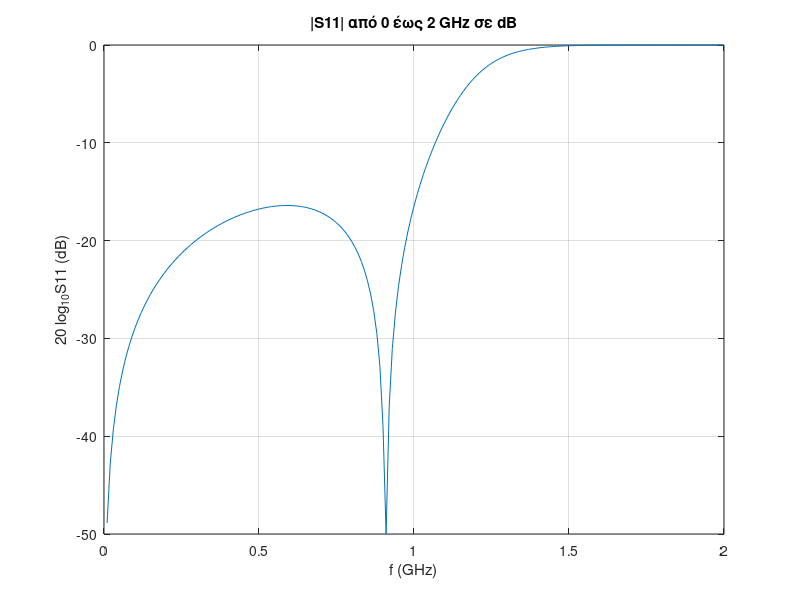

The MATLAB source for this figure:

    
    Z01 = 101.6;
    Z0s1 = 98.45;
    Z0s2 = 43.6;

    f0 = 1e9;
    Z0 = 50;

    f = 0.01e9 : 0.01e9 : 2e9;
    N = size(f,2); 
    betaL = 2*pi*(1/8)*f/f0; 

    
    Zstub1 = Z0s1 ./ (1j.*tan(betaL));
    ZA = (Z0.*Zstub1) ./ (Z0 + Zstub1);

    ZlineB = Z01 .* ((ZA+1j*Z01.*tan(betaL)) ./ (Z01+1j*ZA.*tan(betaL)));
    Zstub2 = Z0s2 ./ (1j.*tan(betaL));
    ZB = (ZlineB.*Zstub2) ./ (ZlineB + Zstub2);

    ZlineC = Z01 .* ((ZB+1j*Z01.*tan(betaL)) ./ (Z01+1j*ZB.*tan(betaL)));
    Zstub3 = Z0s1 ./ (1j.*tan(betaL));
    Zin = (ZlineC.*Zstub3) ./ (ZlineC + Zstub3);


    S11 = abs((Zin - Z0) ./ (Zin + Z0));
    S11dB = 20*log10(S11);
    S11_pass = abs(S11(1:(N/2)));
    S11_cutoff = abs(S11((N/2+1:N)));
    
%    S = sum(S11_pass)/(N/2);

    S11dB(S11dB < -50) = -50;

    plot(f/1e9, S11dB);
    xlabel('f (GHz)'); ylabel('20 log_{10}S11 (dB)');
    title('|S11| από 0 έως 2 GHz σε dB');
    grid on;
